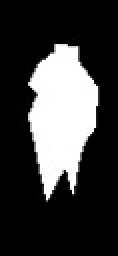
#> input picture Siltest/BGin.jpg, 59 x 128 px (shown 2 times larger)
$ python '图像处理测试.py'
#> lines starting #> are read from the running program, lines starting #| are printed output that depends on the picture; after the words box and inside, x2 and y2 are one past the last pixel; in counts of white or black regions, pixels touching at a corner belong together
import cv2
import os
import numpy as np

def EDGE_DETECTION_Canny(grayImage):
    Canny=cv2.Canny(grayImage,64,128)
    return Canny

BGin = cv2.imread(r'Siltest/BGin.jpg', 0)
#> BGin is the input picture: shape (128, 59); min 0, max 255, mean 60.5
_, BGin = cv2.threshold(BGin, 127, 255, cv2.THRESH_BINARY)
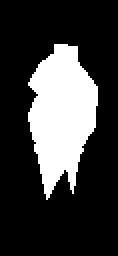
#> BGin: shape (128, 59) (shown 2 times larger); 23.6% white; 1 white region, box (x1, y1, x2, y2) and area: (14, 22, 49, 100) 1779
imfill = cv2.imread(r'Siltest/colors_use_10.jpg', 0)
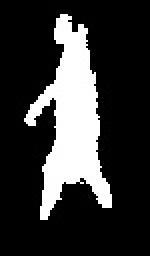
#> input picture Siltest/colors_use_10.jpg, 75 x 128 px (shown 2 times larger)
#> imfill is the input picture: shape (128, 75); min 0, max 255, mean 53.8
EDimg = 255 - EDGE_DETECTION_Canny(imfill)
#> in EDGE_DETECTION_Canny, `Canny=cv2.Canny(grayImage,64,128)`:
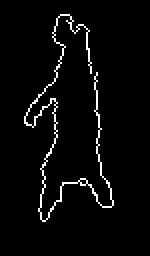
#> Canny: shape (128, 75) (shown 2 times larger); 3.4% white in thin lines or dots, all inside (x1, y1, x2, y2) = (12, 7, 57, 111)
# _, imfill = cv2.threshold(imfill, 127, 255, cv2.THRESH_BINARY)
conv_kernel = cv2.getStructuringElement(cv2.MORPH_RECT,(3, 3))
EDimg = cv2.morphologyEx(EDimg,cv2.MORPH_OPEN,conv_kernel)  # 开运算，先腐蚀再膨胀，先扩黑
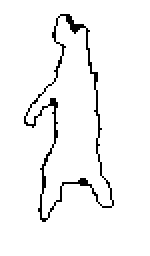
#> EDimg: shape (128, 75) (shown 2 times larger); 95.9% white; black in thin lines or dots, all inside (x1, y1, x2, y2) = (12, 7, 57, 111)
# EDimg = cv2.morphologyEx(EDimg,cv2.MORPH_CLOSE,conv_kernel)  # 闭运算，先膨胀再腐蚀，先扩白
# imfill = cv2.erode(imfill, conv_kernel)  # 腐蚀
# # imfill = cv2.dilate(conv_kernel, imfill)  # 膨胀
# cv2.imwrite(r'Siltest/imfill1.jpg', imfill)


cv2.imwrite(r'Siltest/imfill1.jpg', EDimg)

contours, _ = cv2.findContours(EDimg.astype(np.uint8), cv2.RETR_TREE, cv2.CHAIN_APPROX_SIMPLE)
#> contours = 45 contours, 35 with area under 20; largest, box (x1, y1, x2, y2) and area: (0, 0, 75, 128) 9398, (42, 13, 50, 46) 74, (23, 48, 30, 73) 66, (19, 73, 27, 98) 58, (29, 6, 44, 18) 58
num_cpoint = [x.shape[0] for x in contours]
#> num_cpoint = 45 values, max 25 at index 18, min 4 at index 0, mean 8.67
cmax = max(num_cpoint)
#> cmax = 25
id_cmax = num_cpoint.index(cmax)
#> id_cmax = 18
cv_contour = contours[id_cmax]
#> cv_contour = contour of 25 points, box (x1, y1, x2, y2) (19, 73, 27, 98), area 58
cv_contours = []
for contour in contours:
    _contour = contour.reshape(-1, 2)
    contour_x = _contour[:,0]
    contour_y = _contour[:,1]
    area = cv2.contourArea(contour)
    if max(contour_x)>=imfill.shape[1]-1 or min(contour_x)==0 or max(contour_y)>=imfill.shape[0]-1 or min(contour_y)==0:
        inc_num = 0
        # [4 lines of commented-out code are left out]

        if inc_num == 0:
            cv_contours.append(contour)
#> this loop made 45 passes
#> (contour, contour_x, contour_y, area, inc_num) on pass 1: ([[0, 0], [0, 127], [74, 127], [74, 0]], [0, 0, 74, 74], [0, 127, 127, 0], 9398, 0)
#> area on passes 15, 19, 22, 28, 32, 38: 45.5, 58, 28.5, 66, 51, 26
#> after the loop, cv_contours = [[[0, 0], [0, 127], [74, 127], [74, 0]]]

new_img = np.zeros(imfill.shape)
cv2.fillPoly(new_img, [cv_contour], (255, 255, 255))
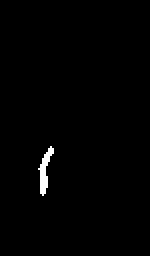
#> new_img: shape (128, 75) float64 (shown 2 times larger); 0.86% white; 1 white region, box (x1, y1, x2, y2) and area: (19, 73, 27, 98) 83
# new_img = cv2.dilate(new_img, conv_kernel)  # 膨胀
gray_img = cv2.imread(r"Siltest/14ORG.jpg", 0)
#> (the run stopped early here; a loop or call above may not have finished)
